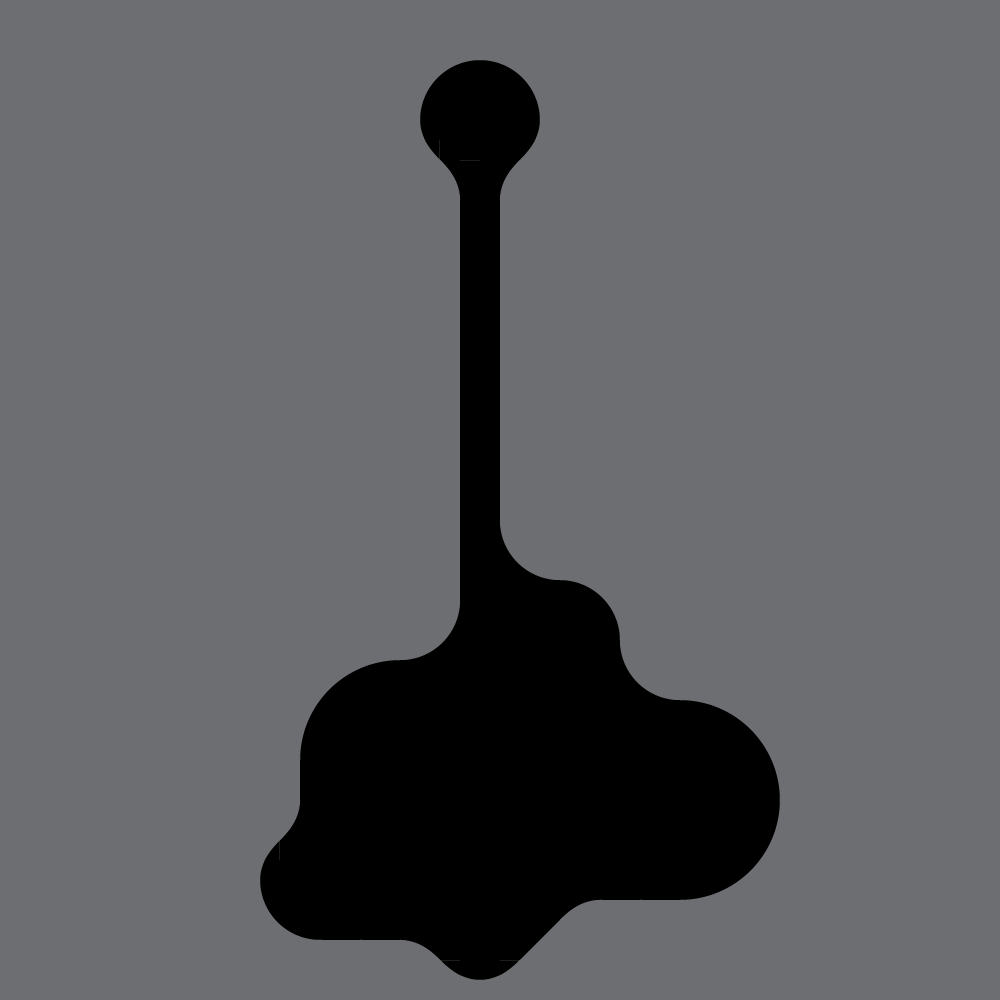

Below is a game level as drawn by its tile map, then a one-line description and the .tmx that defines it (tile-layer data replaced by summaries):
An orthogonal 25x25 tile map with 40x40 px tiles, 1 tile layer (level 01).

<map version="1.0" orientation="orthogonal" renderorder="right-down" width="25" height="25" tilewidth="40" tileheight="40" nextobjectid="1">
 <tileset firstgid="1" name="tileset_gray-01" tilewidth="40" tileheight="40">
  <image source="tileset_gray-01.png" width="480" height="480" />
 </tileset>
 <imagelayer name="level 01 image" opacity="0.08">
  <image source="../Level Design Textures/level 01/level_01_structure_07.png" />
 </imagelayer>
 <layer name="level 01" width="25" height="25">
  <data>[625 cells, 570 non-empty, 62 distinct tile ids]</data>
 </layer>
</map>
